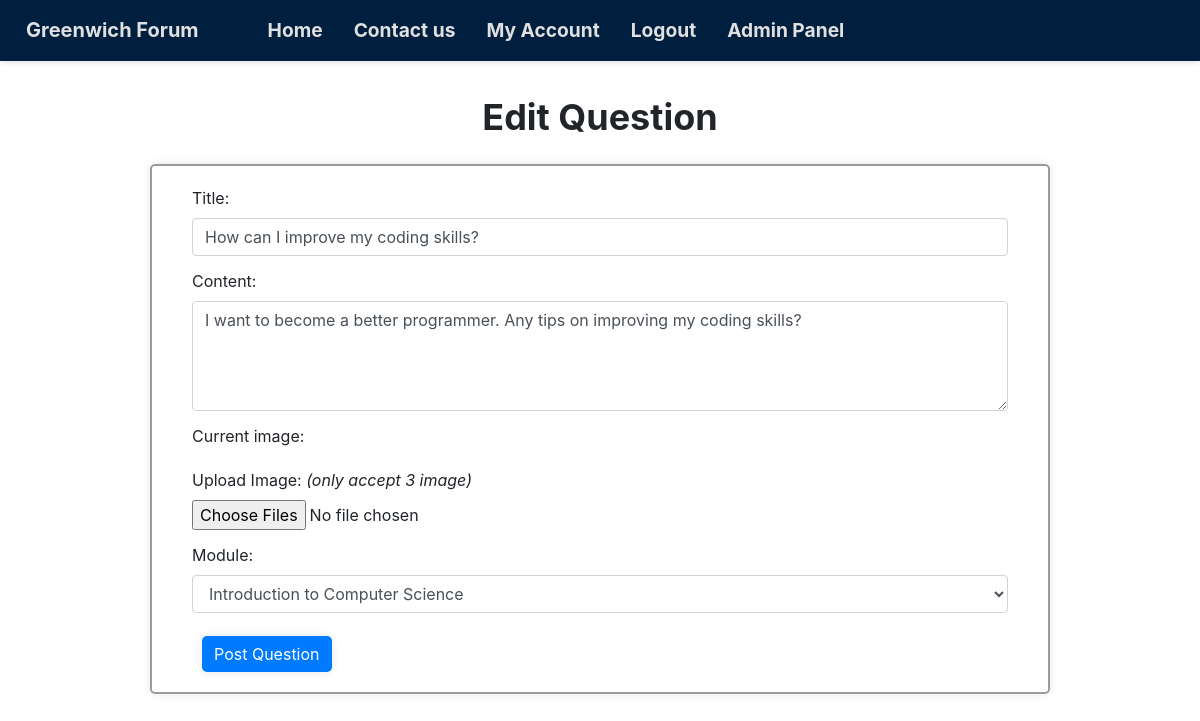
The page /questions/edit_question.php?question_id=1 (signed in) on the database its author committed.
### tables this page shows
CREATE TABLE `questions` (
  `question_id` int(11) NOT NULL,
  `title` varchar(255) DEFAULT NULL,
  `content` text DEFAULT NULL,
  `user_id` int(11) DEFAULT NULL,
  `module_id` int(11) DEFAULT NULL,
  `timestamp` timestamp NOT NULL DEFAULT current_timestamp() ON UPDATE current_timestamp(),
  `image_url` text DEFAULT NULL
);

CREATE TABLE `modules` (
  `module_id` int(11) NOT NULL,
  `module_name` varchar(255) NOT NULL,
  `description` text DEFAULT NULL
);

### questions/question_functions.php (called while the page is built, shortened)
<?php
require dirname(__DIR__) . '/modules/module_functions.php';
function fetchQuestion($db, $question_id)
{
    try {
        $question_query = "SELECT questions.*,
        users.username AS post_by,
        modules.module_name AS module
        FROM questions
        JOIN users ON questions.user_id = users.user_id
        JOIN modules ON questions.module_id = modules.module_id
        WHERE questions.question_id =:question_id;";
        $stmt = $db->prepare($question_query);
        $stmt->bindParam(':question_id', $question_id);
        $stmt->execute();
        if ($stmt->rowCount() > 0) {
            return $stmt->fetch(PDO::FETCH_ASSOC);
        } else {
            return false;
        }
    } catch (PDOException $e) {
        echo "Error: " . $e->getMessage();
        return false;
    }
}

### modules/module_functions.php (called while the page is built, shortened)
<?php
include(dirname(__DIR__) . "/templates/header.php");
function getModules($db)
{
    $query = "SELECT * FROM modules";
    $stmt = $db->prepare($query);
    $stmt->execute();
    return $stmt->fetchAll(PDO::FETCH_ASSOC);
}

### questions/edit_question.php (the view, shortened to what this page needs)
<?php
require dirname(__DIR__) . '/questions/question_functions.php';
$question_id = $_GET['question_id'];
$question = fetchQuestion($db, $question_id);
?>
<!DOCTYPE html>
<html lang="en">
<head>
</head>
<body>
    <main>
        <div class="page-name">
            <strong>Edit Question</strong>
        </div>
        <div class=" content-box container">
            <form method="post" enctype="multipart/form-data" class="form">
                <div class="form-group">
                    <label for="title">Title:</label>
                    <input type="text" name="title" value="<?php echo $question['title']; ?>" class="form-control"
                        required>
                </div>
                <div class="form-group">
                    <label for="content">Content:</label>
                    <textarea name="content" rows="4" class="form-control"
                        required><?php echo $question['content']; ?></textarea>
                </div>
                <div class="form-group">
                    <label for="image">Current image:</label>
                </div>
                <div class="form-group">
                    <label for="image_url">Upload Image: <em>(only accept 3 image)</em></label>
                    <input type="file" name="image_url[]" accept="image/*" class="form-control-file" multiple>
                </div>
                <div class="form-group">
                    <label for="module">Module: </label>
                    <select id="moduleSelect" name="module_id" value="" class="form-control">
                        <?php
                        $modules = getModules($db);
                        foreach ($modules as $module): ?>
                            <option value="<?php echo $module['module_id']; ?>" <?php
                               if ($question['module_id'] == $module['module_id']) {
                                   echo "selected='selected'";
                               }
                               ?>>
                                <?php echo $module['module_name']; ?>
                            </option>
                        <?php endforeach; ?>
                    </select>
                </div>
                <input type="submit" name="edit_question_btn" value="Post Question" class="btn btn-primary">
            </form>
    </main>
</body>
</html>

### css/style.css (style rules this page uses)
.container { width: 450px; }
.form-group { margin-bottom: 0.8rem; }
.page-name { font-size: 36px; margin-top: 10px; margin-bottom: 20px; text-align: center; }
.content-box { width: 75%; border: #a09999 solid 2.5px; padding: 25px; box-shadow: 0 0 10px rgba(0, 0, 0, 0.1); padding: 20px 40px; border-radius: 5px; }
.try .btn, .btn { box-shadow: 0 0 10px rgba(0, 0, 0, 0.1); border-radius: 5px; margin-inline: 10px; margin-top: 10px; }
form .btn { border: none; }
main { margin-top: 90px; }

### rows shown on the page
questions: title "How can I improve my coding skills?", content "I want to become a better programmer. Any tips on improving my coding skills?", module_id "Introduction to Computer Science"
